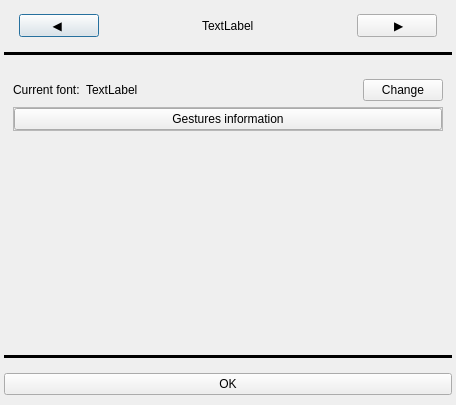
<?xml version="1.0" encoding="UTF-8"?>
<ui version="4.0">
 <class>Settings</class>
 <widget class="QDialog" name="Settings">
  <property name="geometry">
   <rect>
    <x>0</x>
    <y>0</y>
    <width>456</width>
    <height>405</height>
   </rect>
  </property>
  <property name="windowTitle">
   <string>Dialog</string>
  </property>
  <layout class="QVBoxLayout" name="verticalLayout">
   <property name="spacing">
    <number>15</number>
   </property>
   <property name="leftMargin">
    <number>4</number>
   </property>
   <property name="topMargin">
    <number>4</number>
   </property>
   <property name="rightMargin">
    <number>4</number>
   </property>
   <property name="bottomMargin">
    <number>10</number>
   </property>
   <item>
    <layout class="QHBoxLayout" name="horizontalLayout">
     <property name="leftMargin">
      <number>15</number>
     </property>
     <property name="topMargin">
      <number>10</number>
     </property>
     <property name="rightMargin">
      <number>15</number>
     </property>
     <item>
      <widget class="QPushButton" name="ButtonLeft">
       <property name="text">
        <string>  ◀   </string>
       </property>
      </widget>
     </item>
     <item>
      <spacer name="horizontalSpacer">
       <property name="orientation">
        <enum>Qt::Horizontal</enum>
       </property>
       <property name="sizeHint" stdset="0">
        <size>
         <width>40</width>
         <height>20</height>
        </size>
       </property>
      </spacer>
     </item>
     <item>
      <widget class="QLabel" name="labelPageName">
       <property name="text">
        <string>TextLabel</string>
       </property>
      </widget>
     </item>
     <item>
      <spacer name="horizontalSpacer_2">
       <property name="orientation">
        <enum>Qt::Horizontal</enum>
       </property>
       <property name="sizeHint" stdset="0">
        <size>
         <width>40</width>
         <height>20</height>
        </size>
       </property>
      </spacer>
     </item>
     <item>
      <widget class="QPushButton" name="ButtonRight">
       <property name="text">
        <string>   ▶  </string>
       </property>
      </widget>
     </item>
    </layout>
   </item>
   <item>
    <widget class="Line" name="line">
     <property name="frameShadow">
      <enum>QFrame::Plain</enum>
     </property>
     <property name="lineWidth">
      <number>4</number>
     </property>
     <property name="orientation">
      <enum>Qt::Horizontal</enum>
     </property>
    </widget>
   </item>
   <item>
    <widget class="QStackedWidget" name="stackedWidget">
     <property name="lineWidth">
      <number>0</number>
     </property>
     <property name="currentIndex">
      <number>1</number>
     </property>
     <widget class="QWidget" name="Page0Ereader">
      <layout class="QVBoxLayout" name="verticalLayout_3">
       <item>
        <widget class="QLabel" name="labelBattery">
         <property name="text">
          <string>Battery</string>
         </property>
        </widget>
       </item>
       <item>
        <widget class="QLabel" name="labelBrightness">
         <property name="sizePolicy">
          <sizepolicy hsizetype="Fixed" vsizetype="Preferred">
           <horstretch>0</horstretch>
           <verstretch>0</verstretch>
          </sizepolicy>
         </property>
         <property name="lineWidth">
          <number>0</number>
         </property>
         <property name="text">
          <string>Set Brightness: </string>
         </property>
         <property name="alignment">
          <set>Qt::AlignCenter</set>
         </property>
        </widget>
       </item>
       <item>
        <layout class="QHBoxLayout" name="horizontalLayout_2">
         <item>
          <spacer name="horizontalSpacer_3">
           <property name="orientation">
            <enum>Qt::Horizontal</enum>
           </property>
           <property name="sizeType">
            <enum>QSizePolicy::Fixed</enum>
           </property>
           <property name="sizeHint" stdset="0">
            <size>
             <width>30</width>
             <height>20</height>
            </size>
           </property>
          </spacer>
         </item>
         <item>
          <widget class="QScrollBar" name="ScrollBarBrightness">
           <property name="maximum">
            <number>100</number>
           </property>
           <property name="singleStep">
            <number>2</number>
           </property>
           <property name="orientation">
            <enum>Qt::Horizontal</enum>
           </property>
          </widget>
         </item>
         <item>
          <spacer name="horizontalSpacer_4">
           <property name="orientation">
            <enum>Qt::Horizontal</enum>
           </property>
           <property name="sizeType">
            <enum>QSizePolicy::Fixed</enum>
           </property>
           <property name="sizeHint" stdset="0">
            <size>
             <width>30</width>
             <height>20</height>
            </size>
           </property>
          </spacer>
         </item>
        </layout>
       </item>
       <item>
        <widget class="Line" name="line_4">
         <property name="frameShadow">
          <enum>QFrame::Plain</enum>
         </property>
         <property name="lineWidth">
          <number>4</number>
         </property>
         <property name="orientation">
          <enum>Qt::Horizontal</enum>
         </property>
        </widget>
       </item>
       <item>
        <layout class="QHBoxLayout" name="horizontalLayout_7">
         <item>
          <widget class="QLabel" name="label_2">
           <property name="text">
            <string>E-ink mode while playing</string>
           </property>
          </widget>
         </item>
         <item>
          <spacer name="horizontalSpacer_7">
           <property name="orientation">
            <enum>Qt::Horizontal</enum>
           </property>
           <property name="sizeHint" stdset="0">
            <size>
             <width>0</width>
             <height>20</height>
            </size>
           </property>
          </spacer>
         </item>
         <item>
          <widget class="QComboBox" name="comboBoxEinkMode">
           <item>
            <property name="text">
             <string>WaveForm_DU</string>
            </property>
           </item>
           <item>
            <property name="text">
             <string>WaveForm_GC16</string>
            </property>
           </item>
           <item>
            <property name="text">
             <string>WaveForm_A2</string>
            </property>
           </item>
           <item>
            <property name="text">
             <string>WaveForm_GC4</string>
            </property>
           </item>
           <item>
            <property name="text">
             <string>WaveForm_AUTO</string>
            </property>
           </item>
          </widget>
         </item>
         <item>
          <spacer name="horizontalSpacer_8">
           <property name="orientation">
            <enum>Qt::Horizontal</enum>
           </property>
           <property name="sizeHint" stdset="0">
            <size>
             <width>0</width>
             <height>20</height>
            </size>
           </property>
          </spacer>
         </item>
         <item>
          <widget class="QPushButton" name="buttonEinkInfo">
           <property name="sizePolicy">
            <sizepolicy hsizetype="Fixed" vsizetype="Fixed">
             <horstretch>0</horstretch>
             <verstretch>0</verstretch>
            </sizepolicy>
           </property>
           <property name="text">
            <string/>
           </property>
           <property name="icon">
            <iconset resource="../Resources/sanki.qrc">
             <normaloff>:/icons/info.svg</normaloff>:/icons/info.svg</iconset>
           </property>
          </widget>
         </item>
        </layout>
       </item>
       <item>
        <layout class="QHBoxLayout" name="horizontalLayout_8">
         <item>
          <widget class="QLabel" name="label_3">
           <property name="text">
            <string>Export debugging data</string>
           </property>
          </widget>
         </item>
         <item>
          <widget class="QPushButton" name="buttonDebuggingData">
           <property name="text">
            <string>Export</string>
           </property>
          </widget>
         </item>
        </layout>
       </item>
       <item>
        <widget class="QFrame" name="frame">
         <property name="frameShape">
          <enum>QFrame::StyledPanel</enum>
         </property>
         <property name="frameShadow">
          <enum>QFrame::Plain</enum>
         </property>
         <layout class="QGridLayout" name="gridLayout">
          <property name="leftMargin">
           <number>0</number>
          </property>
          <property name="topMargin">
           <number>0</number>
          </property>
          <property name="rightMargin">
           <number>0</number>
          </property>
          <property name="bottomMargin">
           <number>0</number>
          </property>
          <property name="spacing">
           <number>0</number>
          </property>
          <item row="0" column="0">
           <widget class="QPushButton" name="audioButton">
            <property name="text">
             <string>Audio</string>
            </property>
            <property name="icon">
             <iconset resource="../Resources/sanki.qrc">
              <normaloff>:/icons/music-note.png</normaloff>:/icons/music-note.png</iconset>
            </property>
           </widget>
          </item>
         </layout>
        </widget>
       </item>
       <item>
        <layout class="QHBoxLayout" name="horizontalLayout_9">
         <item>
          <widget class="QLabel" name="label_4">
           <property name="sizePolicy">
            <sizepolicy hsizetype="Fixed" vsizetype="Fixed">
             <horstretch>0</horstretch>
             <verstretch>0</verstretch>
            </sizepolicy>
           </property>
           <property name="text">
            <string>Refresh after every card rate:</string>
           </property>
          </widget>
         </item>
         <item>
          <widget class="QSpinBox" name="refreshSpinBox">
           <property name="suffix">
            <string/>
           </property>
           <property name="prefix">
            <string/>
           </property>
           <property name="maximum">
            <number>100</number>
           </property>
           <property name="value">
            <number>10</number>
           </property>
          </widget>
         </item>
        </layout>
       </item>
       <item>
        <spacer name="verticalSpacer">
         <property name="orientation">
          <enum>Qt::Vertical</enum>
         </property>
         <property name="sizeHint" stdset="0">
          <size>
           <width>20</width>
           <height>40</height>
          </size>
         </property>
        </spacer>
       </item>
      </layout>
     </widget>
     <widget class="QWidget" name="Page1Menu">
      <layout class="QVBoxLayout" name="verticalLayout_4">
       <item>
        <layout class="QHBoxLayout" name="horizontalLayout_6">
         <item>
          <widget class="QLabel" name="labelFont">
           <property name="sizePolicy">
            <sizepolicy hsizetype="Fixed" vsizetype="Preferred">
             <horstretch>0</horstretch>
             <verstretch>0</verstretch>
            </sizepolicy>
           </property>
           <property name="text">
            <string>Current font:</string>
           </property>
          </widget>
         </item>
         <item>
          <widget class="QLabel" name="labelFontName">
           <property name="sizePolicy">
            <sizepolicy hsizetype="Fixed" vsizetype="Preferred">
             <horstretch>0</horstretch>
             <verstretch>0</verstretch>
            </sizepolicy>
           </property>
           <property name="text">
            <string>TextLabel</string>
           </property>
          </widget>
         </item>
         <item>
          <spacer name="horizontalSpacer_6">
           <property name="orientation">
            <enum>Qt::Horizontal</enum>
           </property>
           <property name="sizeHint" stdset="0">
            <size>
             <width>40</width>
             <height>20</height>
            </size>
           </property>
          </spacer>
         </item>
         <item>
          <widget class="QPushButton" name="ButtonFontChange">
           <property name="text">
            <string>Change</string>
           </property>
          </widget>
         </item>
        </layout>
       </item>
       <item>
        <widget class="QFrame" name="frame_2">
         <property name="frameShape">
          <enum>QFrame::StyledPanel</enum>
         </property>
         <property name="frameShadow">
          <enum>QFrame::Plain</enum>
         </property>
         <layout class="QGridLayout" name="gridLayout_2">
          <property name="leftMargin">
           <number>0</number>
          </property>
          <property name="topMargin">
           <number>0</number>
          </property>
          <property name="rightMargin">
           <number>0</number>
          </property>
          <property name="bottomMargin">
           <number>0</number>
          </property>
          <property name="spacing">
           <number>0</number>
          </property>
          <item row="0" column="0">
           <widget class="QPushButton" name="gesturesButton">
            <property name="text">
             <string>Gestures information</string>
            </property>
           </widget>
          </item>
         </layout>
        </widget>
       </item>
       <item>
        <spacer name="verticalSpacer_2">
         <property name="orientation">
          <enum>Qt::Vertical</enum>
         </property>
         <property name="sizeHint" stdset="0">
          <size>
           <width>20</width>
           <height>40</height>
          </size>
         </property>
        </spacer>
       </item>
      </layout>
     </widget>
     <widget class="QWidget" name="Page2Sync">
      <layout class="QVBoxLayout" name="verticalLayout_2">
       <item>
        <layout class="QHBoxLayout" name="horizontalLayout_3">
         <item>
          <widget class="QLabel" name="label">
           <property name="sizePolicy">
            <sizepolicy hsizetype="Fixed" vsizetype="Fixed">
             <horstretch>0</horstretch>
             <verstretch>0</verstretch>
            </sizepolicy>
           </property>
           <property name="text">
            <string>Current IP Addresses</string>
           </property>
          </widget>
         </item>
         <item>
          <widget class="QLabel" name="labelIp">
           <property name="sizePolicy">
            <sizepolicy hsizetype="Fixed" vsizetype="Fixed">
             <horstretch>0</horstretch>
             <verstretch>0</verstretch>
            </sizepolicy>
           </property>
           <property name="text">
            <string>Unknown</string>
           </property>
          </widget>
         </item>
         <item>
          <spacer name="horizontalSpacer_5">
           <property name="orientation">
            <enum>Qt::Horizontal</enum>
           </property>
           <property name="sizeHint" stdset="0">
            <size>
             <width>40</width>
             <height>20</height>
            </size>
           </property>
          </spacer>
         </item>
        </layout>
       </item>
       <item>
        <layout class="QHBoxLayout" name="horizontalLayout_4">
         <item>
          <widget class="QLabel" name="labelIp_2">
           <property name="text">
            <string>IP and port to connect to:</string>
           </property>
          </widget>
         </item>
         <item>
          <widget class="QLineEdit" name="textIP">
           <property name="inputMask">
            <string/>
           </property>
           <property name="placeholderText">
            <string>:8766</string>
           </property>
          </widget>
         </item>
        </layout>
       </item>
       <item>
        <widget class="QCheckBox" name="checkBox">
         <property name="text">
          <string>Overwrite deck instead of skipping it</string>
         </property>
        </widget>
       </item>
       <item>
        <layout class="QHBoxLayout" name="horizontalLayout_5">
         <item>
          <widget class="QPushButton" name="buttonSyncInfo">
           <property name="text">
            <string>Informations</string>
           </property>
          </widget>
         </item>
         <item>
          <widget class="QPushButton" name="buttonSync">
           <property name="text">
            <string>Sync</string>
           </property>
          </widget>
         </item>
        </layout>
       </item>
       <item>
        <spacer name="verticalSpacer_3">
         <property name="orientation">
          <enum>Qt::Vertical</enum>
         </property>
         <property name="sizeHint" stdset="0">
          <size>
           <width>20</width>
           <height>40</height>
          </size>
         </property>
        </spacer>
       </item>
      </layout>
     </widget>
    </widget>
   </item>
   <item>
    <widget class="Line" name="line_2">
     <property name="frameShadow">
      <enum>QFrame::Plain</enum>
     </property>
     <property name="lineWidth">
      <number>4</number>
     </property>
     <property name="orientation">
      <enum>Qt::Horizontal</enum>
     </property>
    </widget>
   </item>
   <item>
    <widget class="QPushButton" name="ButtonOk">
     <property name="text">
      <string>OK</string>
     </property>
    </widget>
   </item>
  </layout>
 </widget>
 <resources>
  <include location="../Resources/sanki.qrc"/>
 </resources>
 <connections/>
</ui>
